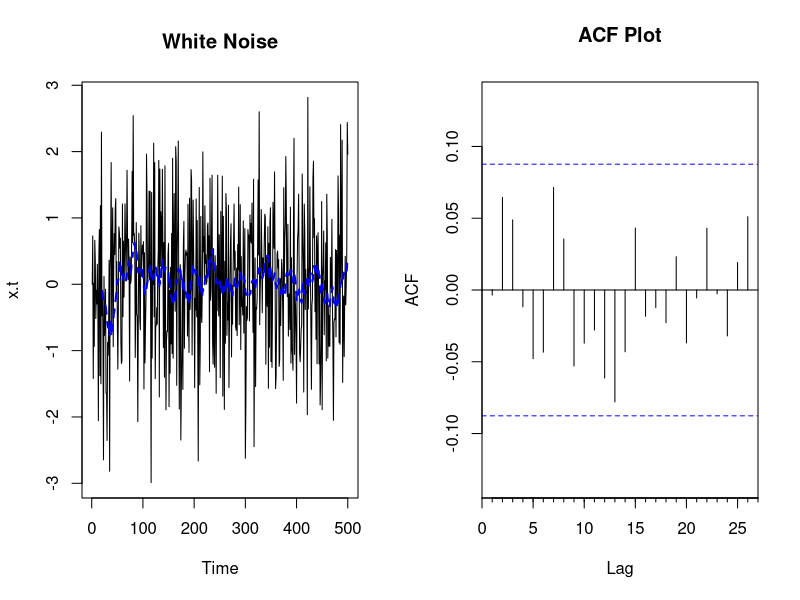
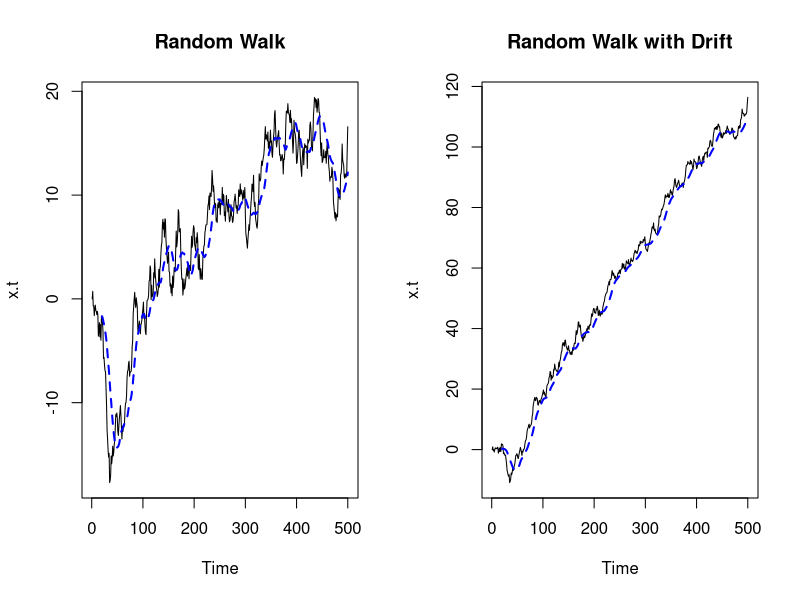
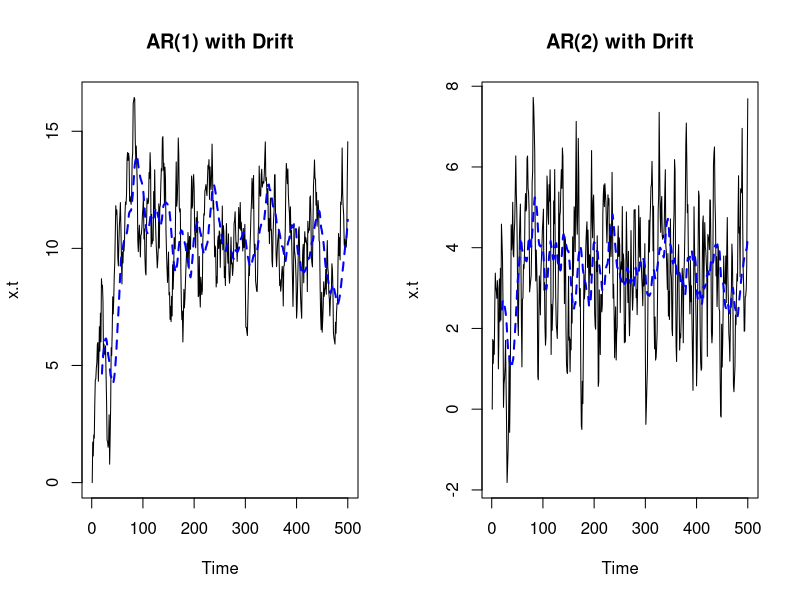
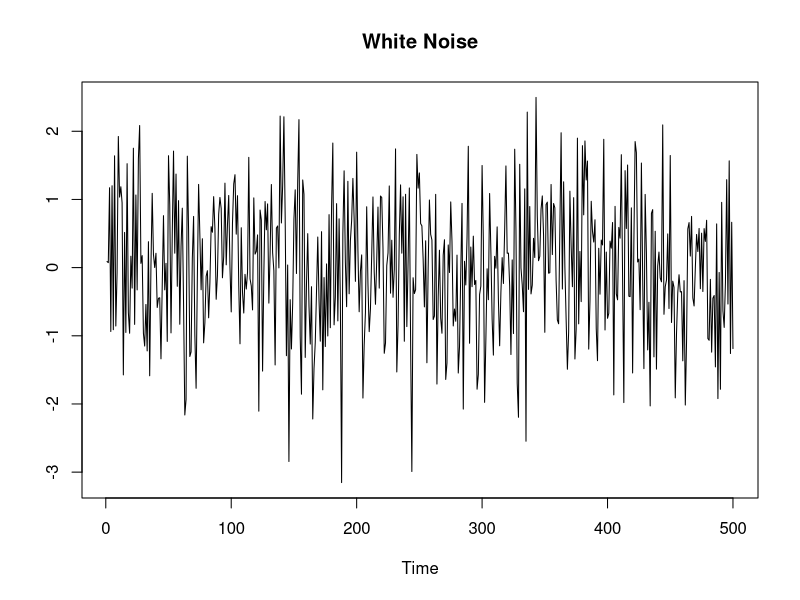
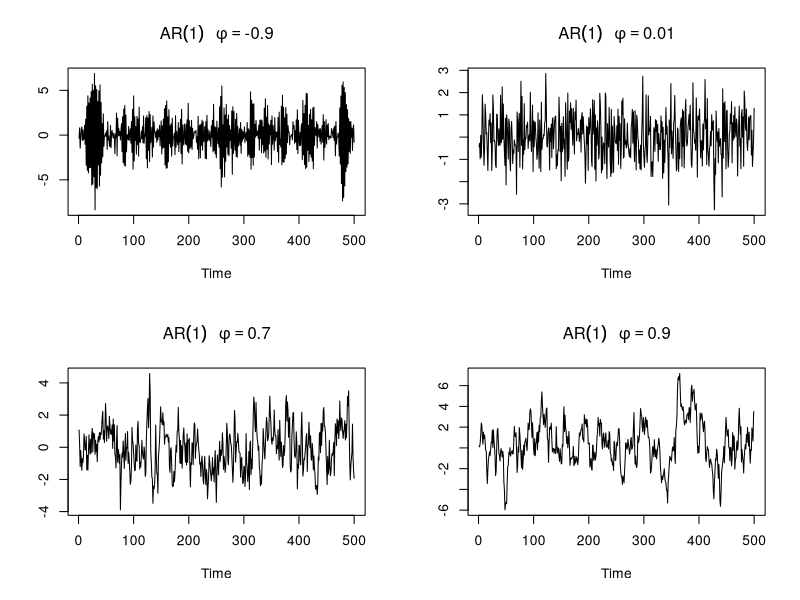
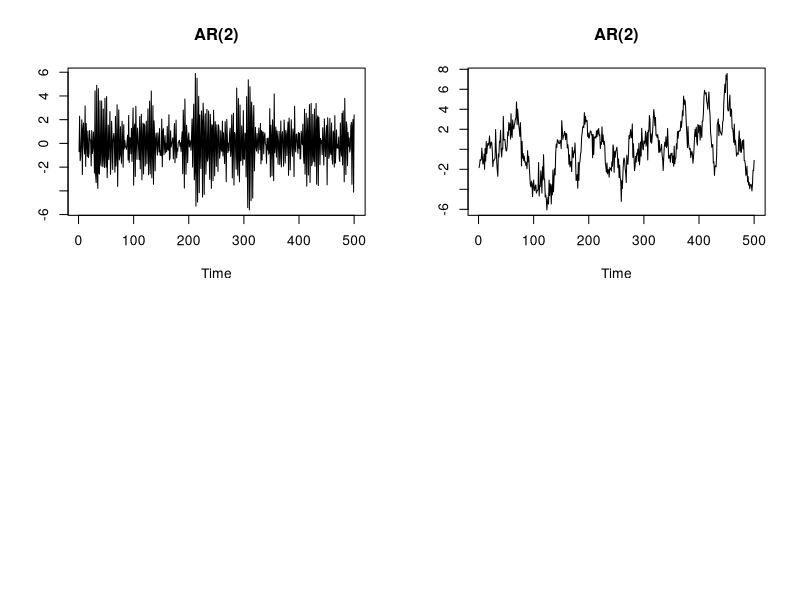

The R source for these figures, in order: (Note: this script raises an error after producing the figures.)
## ---- chunk 1

library(TTR)
library(forecast)

## Set parameters
n = 500
w = rnorm(n, sd = 1)
x.t = 0

## graphical parameters
par(mfrow = c(1,2))

## White Noise
for (i in 2:n) x.t[i] = w[i]

plot.ts(x.t, main = "White Noise")
lines(SMA(x.t, 20), col = "blue", lwd = 2, lty = 2)
Acf(x.t, main = "ACF Plot")

## Random Walk, AR(1)
for (i in 2:n) x.t[i] = x.t[i-1] + w[i]

plot.ts(x.t, main = "Random Walk")
lines(SMA(x.t, 20), col = "blue", lwd = 2, lty = 2)

## Random Walk with Drift, AR(1)
for (i in 2:n) x.t[i] = .2 + x.t[i-1] + w[i]

plot.ts(x.t, main = "Random Walk with Drift")
lines(SMA(x.t, 20), col = "blue", lwd = 2, lty = 2)

## AR(p)
for (i in 2:n) x.t[i] = 1 + .9 * x.t[i-1] + w[i]

plot.ts(x.t, main = "AR(1) with Drift")
lines(SMA(x.t, 20), col = "blue", lwd = 2, lty = 2)

for (i in 3:n) x.t[i] = 1 + .9*x.t[i-1] - .2*x.t[i-2] + w[i]

plot.ts(x.t, main = "AR(2) with Drift")
lines(SMA(x.t, 20), col = "blue", lwd = 2, lty = 2)


## graphical parameters
par(mfrow = c(1,1))


## ---- chunk 2

## Generated Time Series
plot(arima.sim(n = n, model = list(order = c(0, 0, 0))), main = "White Noise", ylab = "")

par(mfrow = c(2, 2))

## AR(1) (correlation between observations) p(h) = phi^h
for (i in c(-.9, .01, .7, .9)) {
  plot(arima.sim(n = n, model = list(ar = i)), main = bquote(AR(1)~~~phi==.(i)), ylab = "")
}



## AR(2)
plot(arima.sim(n = n, model = list(ar = c(-.9, -.8))), main = "AR(2)", ylab = "")
plot(arima.sim(n = n, model = list(ar = c(.5, .4))), main = "AR(2)", ylab = "")
plot(arima.sim(n = n, model = list(ar = c(.9, .5))), main = "AR(2)", ylab = "")
plot(arima.sim(n = n, model = list(ar = c(.1, .1))), main = "AR(2)", ylab = "")
